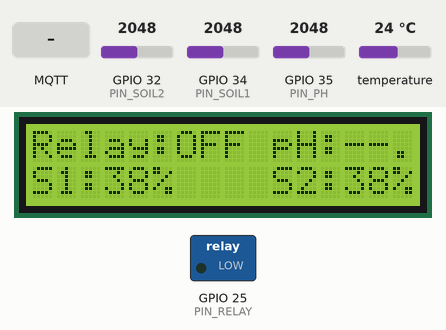
A program run on a simulated ESP32. Parts: 16×2 character LCD, switched loads named in the program (green lamp = pin HIGH). Inputs (shaded band) come from the test bench; at power-on: GPIO 32 (PIN_SOIL2) = 2048, temperature 24 °C, GPIO 34 (PIN_SOIL1) = 2048, GPIO 35 (PIN_PH) = 2048. WiFi joins after 1.5 s; servers stay silent unless stated; the local clock reads 2024-03-15 10:24:30 at power-on unless the program sets it; EEPROM starts erased; no MQTT or app messages arrive unless stated; what the program prints to the serial monitor is not drawn.

Above: at 2.0 s.
2.1 s: MQTT message "ON" arrives on the first subscribed topic
At 4.7 s:
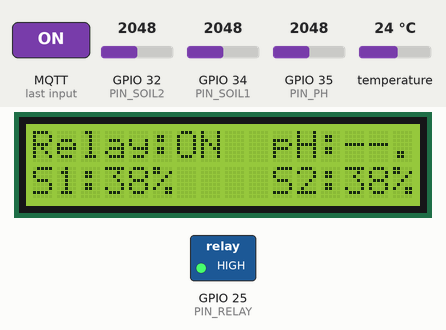
6.2 s: GPIO 32 (PIN_SOIL2) set to 2866
At 7.4 s:
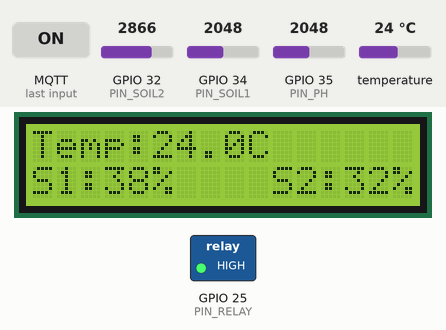
9.3 s: temperature set to 12 °C
At 11.6 s:
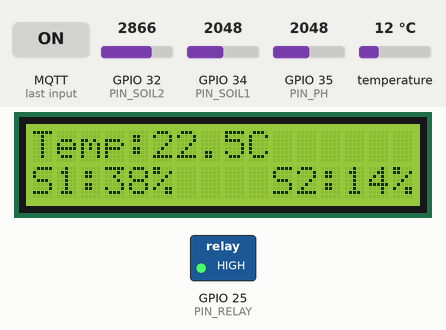
13.3 s: GPIO 34 (PIN_SOIL1) set to 2866
At 15.3 s:
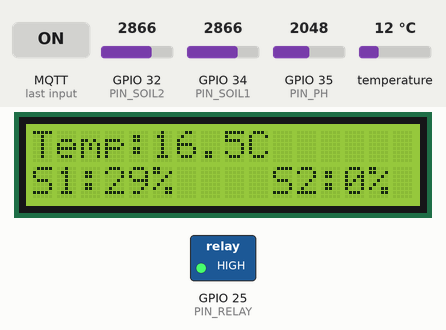
15.5 s: MQTT message "OFF" arrives on the first subscribed topic
At 18.2 s:
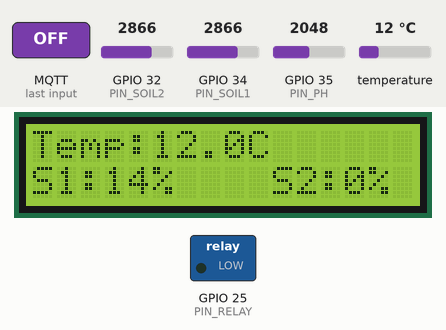
18.3 s: MQTT message "on" arrives on the first subscribed topic
At 19.6 s:
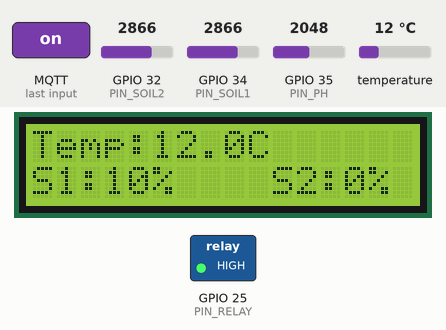
Timing chart, 0 to 21.3 s (numbered marks = the images above; inputs shaded):
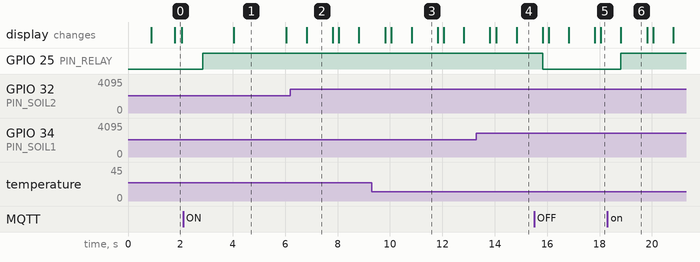

Measured:
- after the input at 2.1 s, GPIO 25 (PIN_RELAY): LOW → HIGH after 0.75 s; the display: changes after 1.9 s (image 1)
- after the input at 6.2 s, the display: changes after 0.62 s (image 2)
- after the input at 15.5 s, GPIO 25 (PIN_RELAY): HIGH → LOW after 0.33 s; the display: first differs from a run without the input after 0.55 s (image 5 shows a later state)
- after the input at 18.3 s, GPIO 25 (PIN_RELAY): LOW → HIGH after 0.52 s
- what the display in image 1 shows lasts 2.0 s, from 4.0 s to 6.0 s
- what the display in image 2 shows lasts 1.0 s, from 6.8 s to 7.8 s

The program:

main.cpp
```cpp
#include <Arduino.h>
#include <OneWire.h>
#include <DallasTemperature.h>
#include <Wire.h>
#include <LiquidCrystal_I2C.h>
#include <WiFi.h>
#include <WiFiClientSecure.h>
#include <PubSubClient.h>
#include <ArduinoJson.h>
#include <Preferences.h>
#include <time.h>
#include <HTTPClient.h>
#include <math.h>

// ===================== KONFIGURASI PIN =====================
#define PIN_DS18B20   15
#define PIN_SOIL1     34
#define PIN_SOIL2     32
#define PIN_PH        35
#define PIN_RELAY     25

// ===================== LCD 16x2 (I2C) =====================
LiquidCrystal_I2C lcd(0x27, 16, 2);

// ===================== DS18B20 =====================
OneWire oneWire(PIN_DS18B20);
DallasTemperature sensors(&oneWire);

// ===================== WiFi & MQTT (TLS) =====================
const char* WIFI_SSID   = "Manunggal";
const char* WIFI_PASS   = "Jaya3333";

const char* MQTT_HOST   = "d61b7602f60d488a985eb51f2e8a7e65.s1.eu.hivemq.cloud";
const uint16_t MQTT_PORT = 8883;
const char* MQTT_USER   = "manunggal";
const char* MQTT_PASSWD = "Jayaa333";

WiFiClientSecure secureClient;
PubSubClient mqtt(secureClient);
Preferences prefs;

// ===================== Topic MQTT =====================
const char* TOPIC_TELE        = "growy/telemetry";
const char* TOPIC_RELAYSET    = "growy/relay/set";
const char* TOPIC_RELAYSTAT   = "growy/relay/state";
const char* TOPIC_SCH_SET     = "growy/relay/schedule/set";
const char* TOPIC_SCH_STATE   = "growy/relay/schedule/state";

// ===================== HTTP API (opsional, default OFF) =====================
#define ENABLE_HTTP_POST 0
const char* API_URL = "https://haris-iot.my.id/senddata.php";
const char* API_KEY = "GROWY_SECRET_123";

// ===================== KALIBRASI SOIL =====================
// Soil 1 (PIN 34)
const int SOIL1_WET = 1230;
const int SOIL1_DRY = 2550;
// Soil 2 (PIN 32)
const int SOIL2_WET = 1230;
const int SOIL2_DRY = 2550;

// ===================== INTERVAL (ms) =====================
const unsigned long SENSOR_POLL_MS   = 1000;
const unsigned long PAGE_SWITCH_MS   = 2000;
const unsigned long TELEMETRY_MS     = 3000;
const unsigned long SCHEDULE_TICK_MS = 200;
const unsigned long WIFI_RETRY_MS    = 1000;
const unsigned long MQTT_RETRY_MS    = 2000;
const unsigned long NTP_CHECK_MS     = 5000;
const unsigned long PH_SAMPLE_MS     = 100;
const unsigned long PH_STALE_MS      = 5000;

#if ENABLE_HTTP_POST
const unsigned long DB_POST_INTERVAL_MS = 10UL * 60UL * 1000UL; // 10 menit
#endif

// ===================== RELAY LOGIC =====================
const bool RELAY_ACTIVE_LOW = false;
bool relayState = false;

// ===================== MOVING AVERAGE (SMA) =====================
template <size_t N>
class SMA {
public:
  SMA() : idx(0), count(0), sum(0) { for (size_t i=0;i<N;i++) buf[i]=0; }
  void add(float x) { sum += x - buf[idx]; buf[idx]=x; idx=(idx+1)%N; if(count<N)count++; }
  float value() const { return (count==0)?NAN:(float)(sum/count); }
private:
  float buf[N]; size_t idx, count; double sum;
};

SMA<8> maTemp;
SMA<8> maSoil1;
SMA<8> maSoil2;

// ===================== NTP & Timezone (WITA) =====================
const long GMT_OFFSET_SEC = 8 * 3600; // Asia/Makassar (WITA)
const int  DST_OFFSET_SEC = 0;
const char* NTP1 = "pool.ntp.org";
const char* NTP2 = "time.google.com";
bool timeReady = false;

// ===================== Jadwal =====================
struct Schedule {
  bool enabled = false;
  uint8_t hour = 6;            // 0..23
  uint8_t minute = 0;          // 0..59
  uint16_t duration_min = 10;  // durasi ON
  time_t run_until = 0;        // epoch kapan berhenti
  bool running = false;
} scheduleCfg;

long last_trigger_minute = -1;

// ===================== KALIBRASI pH (3 TITIK dgn MID=6.80) =====================
// Ganti angka volt (V) di bawah sesuai hasil stabil kamu:
float CAL_LOW_PH   = 4.00f;   float CAL_LOW_V  = 3.295f; // pH4
float CAL_MID_PH   = 6.80f;   float CAL_MID_V  = 2.695f; // pH6.80 (dari log ≈2.683..2.711, ambil 2.695)
float CAL_HIGH_PH  = 10.00f;  float CAL_HIGH_V = 2.270f; // pH10 (≈9–10 kamu catat)

// Piecewise linear: (LOW <-> MID) dan (MID <-> HIGH)
static inline float computePhFromVolt(float V) {
  bool ok_low  = fabs(CAL_LOW_V  - CAL_MID_V ) >= 0.01f;
  bool ok_high = fabs(CAL_MID_V  - CAL_HIGH_V) >= 0.01f;
  if (!ok_low && !ok_high) return NAN;

  float ph;
  if (V >= CAL_MID_V && ok_low) {
    // sisi asam: (CAL_MID_PH,CAL_MID_V) ↔ (CAL_LOW_PH,CAL_LOW_V)
    float m = (CAL_LOW_PH - CAL_MID_PH) / (CAL_LOW_V - CAL_MID_V);
    float b = CAL_MID_PH - m * CAL_MID_V;
    ph = m * V + b;
  } else if (V < CAL_MID_V && ok_high) {
    // sisi basa: (CAL_MID_PH,CAL_MID_V) ↔ (CAL_HIGH_PH,CAL_HIGH_V)
    float m = (CAL_HIGH_PH - CAL_MID_PH) / (CAL_HIGH_V - CAL_MID_V);
    float b = CAL_MID_PH - m * CAL_MID_V;
    ph = m * V + b;
  } else {
    return NAN;
  }
  return constrain(ph, 0.0f, 14.0f);
}

// ===================== pH SAMPLING (non-blocking) =====================
int   ph_buffer[10];
int   ph_index = 0;
bool  phReady = false;
float phValue = NAN;      // nilai pH terakhir
float phVolt  = NAN;      // tegangan pH terakhir (V)
unsigned long lastPhSampleMS = 0;
unsigned long lastPhUpdateMS = 0;

// ===================== FORWARD DECLARATIONS =====================
int   readSoil1Percent();
int   readSoil2Percent();
float readTemperatureC();
void  startPhSampling();
void  tickPhSampling();
void  setRelay(bool on);
void  publishRelayState();
void  publishScheduleState();
void  saveRelayToNVS();
void  saveScheduleToNVS();
void  loadFromNVS();
void  cancelScheduleRun(const char* reason = nullptr);
void  handleScheduleTick();
void  mqttCallback(char* topic, byte* payload, unsigned int length);
void  ensureWiFi();
void  ensureMQTT();
void  ensureTime();
void  drawLCD(float suhuC, float phVal, int soil1Pct, int soil2Pct, bool rly);
void  publishTelemetry(float suhuC, int soil1Pct, int soil2Pct, float phVal, float phV);
#if ENABLE_HTTP_POST
void  postTelemetryToHTTP(float suhuC, int soil1Pct, int soil2Pct, float phVal, float phV);
#endif

// ===================== Helper Debug =====================
void logMqttRx(const char* topic, const byte* payload, unsigned int length) {
  Serial.print("[MQTT] RX topic="); Serial.print(topic); Serial.print(" payload='");
  for (unsigned int i = 0; i < length; i++) Serial.print((char)payload[i]);
  Serial.println("'");
}

// ===================== Persistensi (NVS) =====================
void saveRelayToNVS() {
  prefs.begin("growy", false);
  prefs.putBool("relay", relayState);
  prefs.end();
}
void saveScheduleToNVS() {
  prefs.begin("growy", false);
  prefs.putBool("sch_en", scheduleCfg.enabled);
  prefs.putUChar("sch_h", scheduleCfg.hour);
  prefs.putUChar("sch_m", scheduleCfg.minute);
  prefs.putUShort("sch_dur", scheduleCfg.duration_min);
  prefs.end();
}
void loadFromNVS() {
  prefs.begin("growy", true);
  relayState = prefs.getBool("relay", false);
  scheduleCfg.enabled = prefs.getBool("sch_en", false);
  scheduleCfg.hour = prefs.getUChar("sch_h", 6);
  scheduleCfg.minute = prefs.getUChar("sch_m", 0);
  scheduleCfg.duration_min = prefs.getUShort("sch_dur", 10);
  prefs.end();
  pinMode(PIN_RELAY, OUTPUT);
  digitalWrite(PIN_RELAY, RELAY_ACTIVE_LOW ? !relayState : relayState);
}

// ===================== Relay & Jadwal =====================
void setRelay(bool on) {
  relayState = on;
  digitalWrite(PIN_RELAY, RELAY_ACTIVE_LOW ? !on : on);
  saveRelayToNVS();
}
void cancelScheduleRun(const char* reason) {
  if (scheduleCfg.running) {
    scheduleCfg.running = false;
    scheduleCfg.run_until = 0;
    if (reason) Serial.printf("[SCHEDULE] Canceled: %s\n", reason);
    publishScheduleState();
  }
}
void handleScheduleTick() {
  if (!timeReady || !scheduleCfg.enabled) return;

  time_t nowSec = time(nullptr);
  struct tm localTm;
  localtime_r(&nowSec, &localTm);

  long thisMinuteStamp = (long)(nowSec / 60);

  if (scheduleCfg.running) {
    if (nowSec >= scheduleCfg.run_until) {
      scheduleCfg.running = false;
      setRelay(false);
      publishRelayState();
      publishScheduleState();
    }
    return;
  }

  if (localTm.tm_hour == scheduleCfg.hour &&
      localTm.tm_min  == scheduleCfg.minute &&
      last_trigger_minute != thisMinuteStamp) {

    scheduleCfg.running = true;
    setRelay(true);
    scheduleCfg.run_until = nowSec + (time_t)scheduleCfg.duration_min * 60;
    last_trigger_minute = thisMinuteStamp;
    publishRelayState();
    publishScheduleState();
  }
}

// ===================== pH sampling =====================
void startPhSampling() {
  ph_index = 0;
  phReady = false;
}
void tickPhSampling() {
  if (ph_index >= 10) return;
  if (millis() - lastPhSampleMS < PH_SAMPLE_MS) return;
  lastPhSampleMS = millis();
  analogSetPinAttenuation(PIN_PH, ADC_11db);
  ph_buffer[ph_index++] = analogRead(PIN_PH); // 0..4095

  if (ph_index >= 10) {
    // sort
    for (int i = 0; i < 9; i++) {
      for (int j = i + 1; j < 10; j++) {
        if (ph_buffer[i] > ph_buffer[j]) {
          int tmp = ph_buffer[i];
          ph_buffer[i] = ph_buffer[j];
          ph_buffer[j] = tmp;
        }
      }
    }
    // 6 nilai tengah (index 2..7)
    unsigned long sum = 0;
    for (int i = 2; i < 8; i++) sum += ph_buffer[i];

    // konversi ADC ke Volt (Vref ~3.3V, 12-bit, divider ~6)
    float V = (float)sum * 3.3f / 4095.0f / 6.0f;
    float ph = computePhFromVolt(V);

    phVolt  = V;
    phValue = ph;
    phReady = true;
    lastPhUpdateMS = millis();

    // DEBUG
    Serial.printf("[pH] volt=%.4f V  pH_calc=%.2f\n", phVolt, phValue);
  }
}

// ===================== Sensor helpers =====================
int readSoil1Percent() {
  analogSetPinAttenuation(PIN_SOIL1, ADC_11db);
  int raw = analogRead(PIN_SOIL1);
  int percent = map(raw, SOIL1_DRY, SOIL1_WET, 0, 100);
  return constrain(percent, 0, 100);
}
int readSoil2Percent() {
  analogSetPinAttenuation(PIN_SOIL2, ADC_11db);
  int raw = analogRead(PIN_SOIL2);
  int percent = map(raw, SOIL2_DRY, SOIL2_WET, 0, 100);
  return constrain(percent, 0, 100);
}
float readTemperatureC() {
  float t = sensors.getTempCByIndex(0);
  sensors.requestTemperatures();
  return t;
}

// ===================== WiFi / MQTT / TIME (non-blocking) =====================
unsigned long lastWifiTry = 0;
unsigned long lastMqttTry = 0;
unsigned long lastNtpCheck = 0;

void ensureWiFi() {
  if (WiFi.status() == WL_CONNECTED) return;
  if (millis() - lastWifiTry < WIFI_RETRY_MS) return;
  lastWifiTry = millis();
  WiFi.mode(WIFI_STA);
  WiFi.begin(WIFI_SSID, WIFI_PASS);
  Serial.printf("[WiFi] connecting to %s ...\n", WIFI_SSID);
}
void ensureMQTT() {
  if (WiFi.status() != WL_CONNECTED) return;
  if (mqtt.connected()) return;
  if (millis() - lastMqttTry < MQTT_RETRY_MS) return;
  lastMqttTry = millis();

  secureClient.setTimeout(15);
  secureClient.setInsecure(); // bisa diganti setCACert()

  mqtt.setServer(MQTT_HOST, MQTT_PORT);
  mqtt.setBufferSize(512);
  mqtt.setCallback(mqttCallback);

  String cid = "esp32-growy-" + String((uint32_t)ESP.getEfuseMac(), HEX);
  Serial.print("[MQTT] connecting...");
  if (mqtt.connect(cid.c_str(), MQTT_USER, MQTT_PASSWD)) {
    bool s1 = mqtt.subscribe(TOPIC_RELAYSET);
    bool s2 = mqtt.subscribe(TOPIC_SCH_SET);
    publishRelayState();
    publishScheduleState();
    Serial.printf(" OK (subs: %s=%s, %s=%s)\n",
      TOPIC_RELAYSET, s1?"OK":"FAIL",
      TOPIC_SCH_SET,  s2?"OK":"FAIL");
  } else {
    Serial.printf(" FAIL rc=%d\n", mqtt.state());
  }
}
void ensureTime() {
  if (timeReady) return;
  if (millis() - lastNtpCheck < NTP_CHECK_MS) return;
  lastNtpCheck = millis();

  static bool configured = false;
  if (!configured) {
    configTime(GMT_OFFSET_SEC, DST_OFFSET_SEC, NTP1, NTP2);
    configured = true;
  }
  time_t now = time(nullptr);
  if (now > 1700000000) {
    timeReady = true;
    Serial.println("[NTP] time ready");
  } else {
    Serial.println("[NTP] waiting time...");
  }
}

// ===================== LCD (ANTI-FLICKER) & Telemetry =====================
static inline String fit16(const String& s) {
  if (s.length() >= 16) return s.substring(0, 16);
  String out = s; out.reserve(16);
  while (out.length() < 16) out += ' ';
  return out;
}

void drawLCD(float suhuC, float phVal, int soil1Pct, int soil2Pct, bool rly) {
  static uint8_t page = 0;
  static unsigned long lastPageSwitch = 0;
  static String lastLine0 = "";
  static String lastLine1 = "";
  static uint8_t lastPageShown = 255;

  if (millis() - lastPageSwitch >= PAGE_SWITCH_MS) {
    lastPageSwitch = millis();
    page = (page + 1) % 2;
  }

  String line0, line1;
  if (page == 0) {
    line0 = String("Relay:") + (rly ? "ON " : "OFF") + " pH:" + (isnan(phVal) ? String("--.-") : String(phVal, 1));
    line1 = String("S1:") + soil1Pct + "%    S2:" + soil2Pct + "%";
  } else {
    line0 = String("Temp:") + ((isnan(suhuC) || suhuC < -100) ? String("--.-C") : String(String(suhuC, 1) + "C"));
    line1 = String("S1:") + soil1Pct + "%    S2:" + soil2Pct + "%";
  }

  line0 = fit16(line0);
  line1 = fit16(line1);

  bool force = (lastPageShown != page);
  if (force || line0 != lastLine0) {
    lcd.setCursor(0, 0);
    lcd.print(line0);
    lastLine0 = line0;
  }
  if (force || line1 != lastLine1) {
    lcd.setCursor(0, 1);
    lcd.print(line1);
    lastLine1 = line1;
  }
  lastPageShown = page;
}

void publishRelayState() {
  StaticJsonDocument<64> doc;
  doc["relay"] = relayState;
  char buf[64];
  size_t n = serializeJson(doc, buf, sizeof(buf));
  mqtt.publish(TOPIC_RELAYSTAT, buf, n);
}
void publishScheduleState() {
  StaticJsonDocument<160> doc;
  doc["enabled"] = scheduleCfg.enabled;
  doc["hour"] = scheduleCfg.hour;
  doc["minute"] = scheduleCfg.minute;
  doc["duration_min"] = scheduleCfg.duration_min;
  doc["running"] = scheduleCfg.running;
  if (scheduleCfg.running) doc["run_until"] = (uint32_t)scheduleCfg.run_until;
  char buf[200];
  size_t n = serializeJson(doc, buf, sizeof(buf));
  mqtt.publish(TOPIC_SCH_STATE, buf, n);
}
void publishTelemetry(float suhuC, int soil1Pct, int soil2Pct, float phVal, float phV) {
  StaticJsonDocument<320> doc;
  if (isnan(suhuC) || suhuC < -100) doc["suhu"] = nullptr; else doc["suhu"] = suhuC;
  if (isnan(phVal))                 doc["ph"]   = nullptr; else doc["ph"]   = phVal;
  if (isnan(phV))                   doc["ph_v"] = nullptr; else doc["ph_v"] = phV; // tegangan pH
  doc["kelembapan_tanah"]  = soil1Pct;
  doc["kelembapan_tanah2"] = soil2Pct;
  doc["relay"] = relayState;
  char buf[360];
  size_t n = serializeJson(doc, buf, sizeof(buf));
  mqtt.publish(TOPIC_TELE, buf, n);
}

// ===================== MQTT callback =====================
void mqttCallback(char* topic, byte* payload, unsigned int length) {
  logMqttRx(topic, payload, length);
  String t = topic;
  String msg; msg.reserve(length + 1);
  for (unsigned int i = 0; i < length; i++) msg += (char)payload[i];

  if (t == TOPIC_RELAYSET) {
    StaticJsonDocument<64> doc;
    DeserializationError err = deserializeJson(doc, msg);
    bool handled = false;
    if (!err) {
      if (doc.containsKey("relay")) {
        bool want = doc["relay"];
        setRelay(want);
        publishRelayState();
        handled = true;
        if (!want) cancelScheduleRun("manual OFF via JSON");
      }
    }
    if (!handled) {
      String up = msg; up.toUpperCase();
      if (up == "ON")  { setRelay(true);  publishRelayState(); handled = true; }
      if (up == "OFF") { setRelay(false); publishRelayState(); handled = true; cancelScheduleRun("manual OFF via string"); }
    }
  }
  else if (t == TOPIC_SCH_SET) {
    StaticJsonDocument<192> doc;
    if (deserializeJson(doc, msg) == DeserializationError::Ok) {
      bool prevEnabled = scheduleCfg.enabled;
      if (doc.containsKey("enable"))       scheduleCfg.enabled = doc["enable"];
      if (doc.containsKey("hour"))         scheduleCfg.hour = constrain((int)doc["hour"], 0, 23);
      if (doc.containsKey("minute"))       scheduleCfg.minute = constrain((int)doc["minute"], 0, 59);
      if (doc.containsKey("duration_min")) scheduleCfg.duration_min = max(1, (int)doc["duration_min"]);

      if (prevEnabled && !scheduleCfg.enabled) {
        cancelScheduleRun("schedule disabled");
        setRelay(false);
        publishRelayState();
      }
      saveScheduleToNVS();
      publishScheduleState();
    }
  }
}

#if ENABLE_HTTP_POST
void postTelemetryToHTTP(float suhuC, int soil1Pct, int soil2Pct, float phVal, float phV) {
  if (WiFi.status() != WL_CONNECTED) return;
  StaticJsonDocument<320> doc;
  if (isnan(suhuC) || suhuC < -100) doc["suhu"] = nullptr; else doc["suhu"] = suhuC;
  if (isnan(phVal))                 doc["ph"]   = nullptr; else doc["ph"]   = phVal;
  if (isnan(phV))                   doc["ph_v"] = nullptr; else doc["ph_v"] = phV;
  doc["kelembapan_tanah"]  = soil1Pct;
  doc["kelembapan_tanah2"] = soil2Pct;
  char jsonBuf[360];
  size_t n = serializeJson(doc, jsonBuf, sizeof(jsonBuf));
  HTTPClient http; WiFiClientSecure https; https.setInsecure();
  if (!http.begin(https, API_URL)) { Serial.println("[HTTP] begin failed"); return; }
  http.addHeader("Content-Type", "application/json");
  http.addHeader("X-API-KEY", API_KEY);
  int code = http.POST((uint8_t*)jsonBuf, n);
  Serial.printf("[HTTP] POST code=%d\n", code);
  http.end();
}
#endif

// ===================== SETUP & LOOP =====================
void setup() {
  Serial.begin(115200);

  Wire.begin();
  Wire.setClock(400000);
  lcd.init();
  lcd.backlight();
  lcd.noBlink();
  lcd.noCursor();
  lcd.setCursor(0, 0); lcd.print("Monitoring...");
  lcd.setCursor(0, 1); lcd.print("WiFi+MQTT TLS...");

  pinMode(PIN_RELAY, OUTPUT);
  setRelay(false);

  sensors.begin();
  sensors.requestTemperatures();

  ensureWiFi();
  ensureMQTT();
  ensureTime();

  loadFromNVS();
  scheduleCfg.running = false;
  scheduleCfg.run_until = 0;
  last_trigger_minute = -1;

  publishScheduleState();

  startPhSampling();
  lastPhUpdateMS = 0;
}

void loop() {
  ensureWiFi();
  ensureMQTT();
  ensureTime();
  mqtt.loop();

  tickPhSampling();

  const unsigned long nowMS = millis();

  // --- Polling suhu & tanah ---
  static float cachedSuhu = NAN;
  static int   cachedSoil1 = 0;
  static int   cachedSoil2 = 0;
  static unsigned long tSensor = 0;
  if (nowMS - tSensor >= SENSOR_POLL_MS) {
    tSensor = nowMS;

    float suhuRaw  = readTemperatureC();
    int   soil1Raw = readSoil1Percent();
    int   soil2Raw = readSoil2Percent();

    if (!(isnan(suhuRaw) || suhuRaw < -100)) maTemp.add(suhuRaw);
    maSoil1.add((float)soil1Raw);
    maSoil2.add((float)soil2Raw);

    cachedSuhu  = isnan(maTemp.value())       ? suhuRaw   : maTemp.value();
    cachedSoil1 = (int)round(isnan(maSoil1.value()) ? soil1Raw : maSoil1.value());
    cachedSoil2 = (int)round(isnan(maSoil2.value()) ? soil2Raw : maSoil2.value());
  }

  // --- Jadwal tick ---
  static unsigned long tSched = 0;
  if (nowMS - tSched >= SCHEDULE_TICK_MS) {
    tSched = nowMS;
    handleScheduleTick();
  }

  // --- LCD refresh (anti-flicker) ---
  float phShow = (!isnan(phValue) && (nowMS - lastPhUpdateMS <= PH_STALE_MS)) ? phValue : NAN;
  drawLCD(cachedSuhu, phShow, cachedSoil1, cachedSoil2, relayState);

  // --- Telemetry MQTT ---
  static unsigned long tTele = 0;
  if (nowMS - tTele >= TELEMETRY_MS) {
    tTele = nowMS;

    if (timeReady) {
      time_t nowSec = time(nullptr);
      struct tm localTm; localtime_r(&nowSec, &localTm);
      Serial.printf("%04d-%02d-%02d %02d:%02d:%02d WITA | pH=%s (V=%s) | T=%.1fC | Soil1=%d%% | Soil2=%d%% | Relay=%s\n",
                    localTm.tm_year + 1900, localTm.tm_mon + 1, localTm.tm_mday,
                    localTm.tm_hour, localTm.tm_min, localTm.tm_sec,
                    ((!isnan(phValue) && (nowMS - lastPhUpdateMS <= PH_STALE_MS)) ? String(phValue, 2).c_str() : "--.-"),
                    (!isnan(phVolt) ? String(phVolt, 3).c_str() : "--"),
                    cachedSuhu, cachedSoil1, cachedSoil2, (relayState ? "ON" : "OFF"));
    } else {
      Serial.println("Waktu belum siap (NTP)...");
    }

    float phForPublish  = (!isnan(phValue) && (nowMS - lastPhUpdateMS <= PH_STALE_MS)) ? phValue : NAN;
    float phVForPublish = (!isnan(phVolt)) ? phVolt : NAN;
    publishTelemetry(cachedSuhu, cachedSoil1, cachedSoil2, phForPublish, phVForPublish);

#if ENABLE_HTTP_POST
    static unsigned long tHttp = 0;
    if (nowMS - tHttp >= DB_POST_INTERVAL_MS) {
      tHttp = nowMS;
      postTelemetryToHTTP(cachedSuhu, cachedSoil1, cachedSoil2, phForPublish, phVForPublish);
    }
#endif

    startPhSampling(); // ulang siklus pH
  }
}
```
